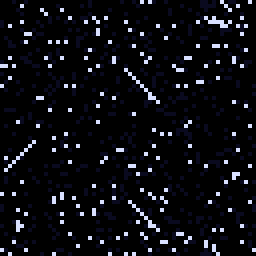
#> input picture src/components/cockpit/tex/grit.png, 64 x 64 px (shown 4 times larger)
$ python canyon-cycle.py ../src/components/cockpit/tex/grit.png
#> lines starting #> are read from the running program, lines starting #| are printed output that depends on the picture; after the words box and inside, x2 and y2 are one past the last pixel; in counts of white or black regions, pixels touching at a corner belong together
"""Turns the About page's canyon (pixel art) into a colour-cycling scene.

    python3 scripts/canyon-cycle.py <canyon.jpeg> [--preview <dir>]

writes public/about/canyon.json: the picture at its pixel-art size as one
palette index per pixel, its 256-colour palette, and the palette's cycling
ranges, which components/about/CycleScene.tsx animates in a WebGL shader the
way Mark Ferrari's scenes were (docs/plans/2026-10-21-canyon-cycle.md). With
--preview, it also plays the cycle here and saves a few frames. Needs OpenCV
(cv2) and numpy.

What moves: ripples drift across the lake and its reflections, the shallows
lap at the shore, sparkles glint on the water, the stars twinkle, the
rocket's porthole pulses and its engine flickers. Each is a run of palette
entries (a range) that the shader rotates; a pixel's index within its range
is its "phase", laid out so the rotation reads as motion: along the ripples,
towards the shore, outwards from the porthole. The rest of the picture is a
palette of its own colours, ordered-dithered.
"""
import base64
import json
import sys
import cv2
import numpy as np

W, H = 640, 357
src = sys.argv[1]
preview = sys.argv[sys.argv.index('--preview') + 1] if '--preview' in sys.argv else None

img = cv2.resize(cv2.imread(src), (W, H), interpolation=cv2.INTER_AREA)
rgb = img[..., ::-1].astype(np.float32)
hsv = cv2.cvtColor(img, cv2.COLOR_BGR2HSV).astype(int)
hh, ss, vv = hsv[..., 0], hsv[..., 1], hsv[..., 2]
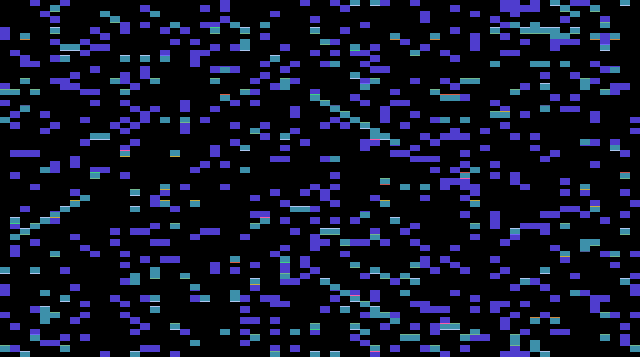
#> hh: shape (357, 640) int64; 13 distinct labels, from 0 to 120; one colour per label, 0 black
#> ss: shape (357, 640) int64; 53 distinct labels, from 0 to 255
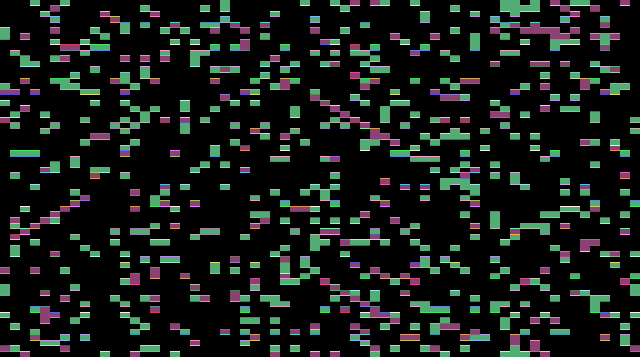
#> vv: shape (357, 640) int64; 112 distinct labels, from 0 to 255; one colour per label, 0 black
gray = cv2.cvtColor(img, cv2.COLOR_BGR2GRAY).astype(int)
#> gray: shape (357, 640) int64; 94 distinct labels, from 0 to 225
lum = rgb @ np.array([0.299, 0.587, 0.114], np.float32)
yy, xx = np.mgrid[0:H, 0:W]
BAYER = np.array([[0, 8, 2, 10], [12, 4, 14, 6], [3, 11, 1, 9], [15, 7, 13, 5]], np.float32) / 16 - 0.47
bayer = BAYER[yy % 4, xx % 4]

# ---------- where things move ----------

turq = ((hh >= 78) & (hh <= 102) & (ss > 70) & (vv > 110)).astype(np.uint8)
#> turq: shape (357, 640); every value is 0
n, lab, st, _ = cv2.connectedComponentsWithStats(turq)
#> lab: shape (357, 640) int32; every value is 0
#> n = 1; st = [[0, 0, 640, 357, 228480]]
water = np.isin(lab, [i for i in range(1, n) if st[i, 4] > 300]).astype(np.uint8)
lake = cv2.morphologyEx(water, cv2.MORPH_CLOSE, cv2.getStructuringElement(cv2.MORPH_ELLIPSE, (9, 9)))
cs, _ = cv2.findContours(lake, cv2.RETR_EXTERNAL, cv2.CHAIN_APPROX_NONE)
#> cs = []
lake = np.zeros_like(lake)
cv2.drawContours(lake, [c for c in cs if cv2.contourArea(c) > 300], -1, 1, -1)
# the rocket stands in front of the water: its edges aren't shore
rocket = np.zeros_like(lake)
rocket[105:325, 392:520] = 1
shore = cv2.distanceTransform(((lake | rocket) > 0).astype(np.uint8), cv2.DIST_L2, 5)
inside = lake > 0
bright = (vv > 205) & (ss < 120)
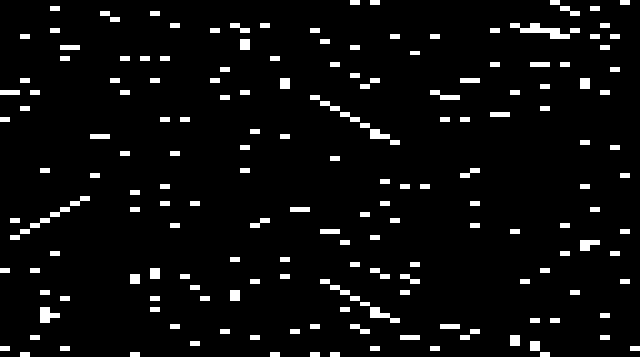
#> bright: shape (357, 640) bool; 5.2% white; 185 white regions, largest, box (x1, y1, x2, y2) and area: (510, 23, 570, 39) 410, (40, 307, 60, 323) 210, (370, 307, 400, 323) 210
shallow = inside & (shore < 7) & ((turq > 0) | bright)
sparkle = inside & bright & ~shallow
ripple = inside & (turq > 0) & ~bright & ~shallow
reflect = inside & (turq == 0) & ~bright & (rocket == 0)

sky = (gray < 75).astype(np.uint8) * 255
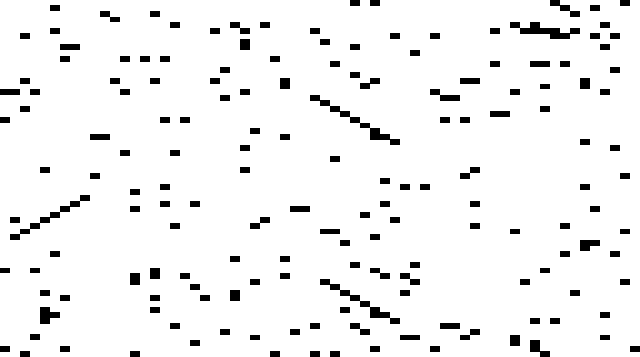
#> sky: shape (357, 640); 94% white; 165 black regions, largest, box (x1, y1, x2, y2) and area: (310, 95, 400, 145) 590, (510, 22, 580, 39) 530, (320, 279, 400, 324) 530
m = np.zeros((H + 2, W + 2), np.uint8)
for x in range(0, W, 4):
    if sky[0, x] == 255:
        cv2.floodFill(sky, m, (x, 0), 128)
skyreach = cv2.morphologyEx((sky == 128).astype(np.uint8), cv2.MORPH_CLOSE, np.ones((5, 5), np.uint8))
# the skyline: the first row of each column with rock in it (the sky's dark reaches into the cliffs' shadows)
rocky = (hh <= 25) & (ss > 90) & (vv > 60)
skyline = np.where(rocky.any(axis=0), rocky.argmax(axis=0), H)
#> skyline = 640 values from 357 to 357
med = cv2.medianBlur(cv2.cvtColor(img, cv2.COLOR_BGR2GRAY), 5).astype(int)
#> med: shape (357, 640) int64; 94 distinct labels, from 0 to 225
cand = ((gray - med > 22) & (gray > 80)).astype(np.uint8)
#> cand: shape (357, 640); values 0 (black) and 1 (white), 1.3% white in thin lines or dots
skyfrac = cv2.blur(skyreach.astype(np.float32), (9, 9))
# (not a bright speck on a cliff's rim: no rock near it)
rock = cv2.dilate(rocky.astype(np.uint8), np.ones((7, 7), np.uint8))
n2, lab2, st2, _ = cv2.connectedComponentsWithStats(cand)
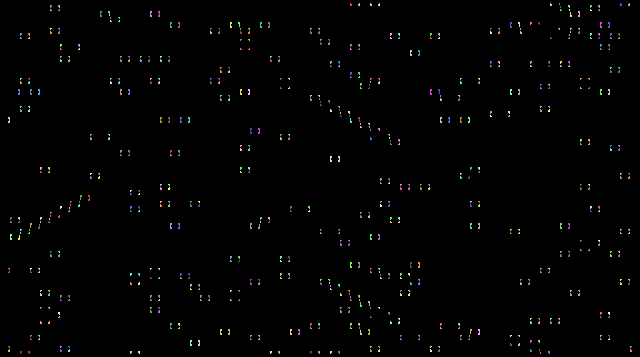
#> lab2: shape (357, 640) int32; 690 distinct labels, from 0 to 689; one colour per label, 0 black
#> n2 = 690; st2 = 690 rows, first 6: [0, 0, 640, 357, 225443], [350, 3, 2, 3, 5], [358, 3, 2, 3, 5], [370, 3, 2, 3, 5], [378, 3, 2, 3, 5], [550, 3, 2, 3, 5]
stars = np.zeros((H, W), bool)
star_id = np.zeros((H, W), int)
for i in range(1, n2):
    x, y, w, h, a = st2[i]
    cx, cy = x + w // 2, y + h // 2
    if a <= 6 and skyfrac[cy, cx] > 0.75 and cy < skyline[cx] - 3 and not rock[cy, cx]:
        stars |= lab2 == i
        star_id[lab2 == i] = i
#> this loop made 689 passes
#> (x, y, w, h, a, cx, cy) on passes 1 to 3: (350, 3, 2, 3, 5, 351, 4), (358, 3, 2, 3, 5, 359, 4), (370, 3, 2, 3, 5, 371, 4)
#> star_id: shape (357, 640) int64; every value is 0

pd = np.hypot(xx - 435, yy - 188)
porthole = (pd < 13) & (((hh >= 75) & (hh <= 105) & (ss > 40) & (vv > 140)) | ((vv > 230) & (ss < 60)))
#> porthole: shape (357, 640) bool; 0.02% white; 1 white region, box (x1, y1, x2, y2) and area: (423, 184, 430, 189) 35
ed = np.hypot(xx - 456, (yy - 309) * 1.4)
engine = (ed < 13) & (vv > 190) & (hh >= 5) & (hh <= 35)

# ---------- the cycling ranges ----------
# Each: its pixels, how many tiers of brightness (each a range of K colours),
# the colours of a tier's range (from the tier's own colour), each pixel's
# phase, and how fast it turns (palette steps a second; blended in between).

def wave(k, amp):
    return lambda base, j: base * (1 + amp * np.sin(2 * np.pi * j / k))

def towards(colour, weights):
    return lambda base, j: base + (np.array(colour, np.float32) - base) * weights[j]

ripple_phase = np.floor(xx / 3 + 2.5 * np.sin(yy * 0.55) + 1.5 * np.sin(yy * 1.7 + xx * 0.05))
sparkle_ids = cv2.connectedComponents(sparkle.astype(np.uint8))[1]
RANGES = [
    # name, mask, tiers, K, palette(base, j), phase, rate
    ('ripples', ripple, 3, 8, wave(8, 0.07), ripple_phase, 3.0),
    ('reflections', reflect, 4, 8, wave(8, 0.06), np.floor(xx / 4 + 3 * np.sin(yy * 0.4)), 2.2),
    ('shallows', shallow, 3, 8, towards((236, 255, 252), [0, 0, 0.06, 0.2, 0.45, 0.2, 0.06, -0.06]), -np.floor(shore), 2.4),
    ('sparkles', sparkle, 1, 8, towards((255, 252, 230), [0.15, 0.55, 1.0, 0.55, 0.15, -0.25, -0.35, -0.25]), sparkle_ids * 3 + xx // 2, 4.5),
    ('stars', stars, 2, 8, towards((22, 18, 44), [0, 0, 0, 0.15, 0.55, 0.8, 0.55, 0.15]), star_id * 5 % 8, 1.6),
    ('porthole', porthole, 2, 8, towards((255, 255, 255), [0, 0.1, 0.3, 0.55, 0.3, 0.1, 0, -0.08]), np.floor(pd * 0.6), 2.6),
    ('engine', engine, 1, 8, towards((255, 248, 220), [0.32, 0.22, 0.28, 0.12, 0.24, 0.34, 0.16, 0.26]), np.floor(ed * 0.6), 7.0),
]

index = np.zeros((H, W), np.int32)
palette = []
ranges = []
animated = np.zeros((H, W), bool)
for name, mask, tiers, k, pal, phase, rate in RANGES:
    mask = mask & ~animated
    animated |= mask
    if not mask.any():
        continue
    # tiers: its own colours (clustered, darkest first), their edges dithered
    if tiers > 1:
        _, _, cc = cv2.kmeans(rgb[mask], tiers, None, (cv2.TERM_CRITERIA_EPS + cv2.TERM_CRITERIA_MAX_ITER, 30, 0.5), 3, cv2.KMEANS_PP_CENTERS)
        cc = cc[np.argsort(cc @ np.array([0.299, 0.587, 0.114], np.float32))]
        d = ((rgb[..., None, :] + bayer[..., None, None] * 18 - cc[None, None]) ** 2).sum(-1)
        tier = d.argmin(-1)
    else:
        cc = rgb[mask].mean(axis=0)[None]
        tier = np.zeros((H, W), int)
    for t in range(tiers):
        base = cc[t]
        start = len(palette)
        for j in range(k):
            palette.append(np.clip(pal(base, j), 0, 255))
        ranges.append({'name': f'{name}{t}', 'start': start, 'length': k, 'rate': rate, 'blend': True})
        px = mask & (tier == t)
        index[px] = start + (phase[px].astype(int) % k)
#> this loop made 7 passes
#> (name, tiers, rate, cc) on pass 6: ('porthole', 2, 2.6, [[200, 207, 235], [217, 224, 255]])
#> (name, tiers, rate) on passes 1, 2, 3, 4, 5, 7: ('ripples', 3, 3), ('reflections', 4, 2.2), ('shallows', 3, 2.4), ('sparkles', 1, 4.5), ('stars', 2, 1.6), ('engine', 1, 7)
#> index: shape (357, 640) int32; 10 distinct labels, from 0 to 15
#> after the loop, palette = 16 items, first 6: [200, 207, 235], [205.5, 211.8, 237], [216.5, 221.4, 241], [230.2, 233.4, 246], [216.5, 221.4, 241], [205.5, 211.8, 237]; ranges = 2 items

# ---------- the rest: its own colours, ordered-dithered ----------

static = ~animated
STATIC = 256 - len(palette)
#> STATIC = 240
lab_img = cv2.cvtColor(img, cv2.COLOR_BGR2LAB).astype(np.float32)
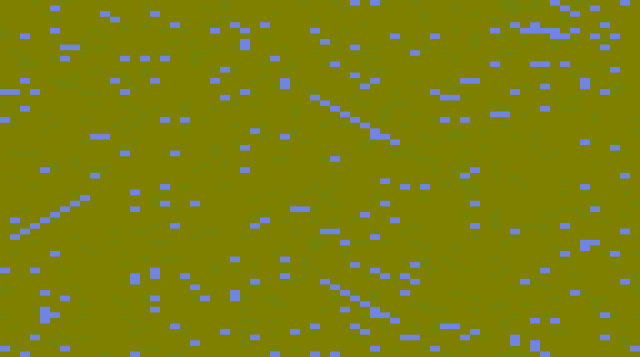
#> lab_img: shape (357, 640, 3) float32; mean B, G, R 14.2, 128.7, 125.7
samples = lab_img[static]
crit = (cv2.TERM_CRITERIA_EPS + cv2.TERM_CRITERIA_MAX_ITER, 40, 0.2)
#> crit = (3, 40, 0.2)
cv2.setRNGSeed(7)
_, _, centres = cv2.kmeans(samples, STATIC, None, crit, 3, cv2.KMEANS_PP_CENTERS)
#> centres = 240 rows, first 8: [0, 128, 128], [228, 132, 112], [118, 130, 119], [9, 132, 116], [173, 130, 116], [68, 129, 122], [200, 131, 114], [35, 129, 124]
cent_rgb = cv2.cvtColor(centres.reshape(1, -1, 3).astype(np.uint8), cv2.COLOR_LAB2BGR)[0][:, ::-1].astype(np.float32)
#> cent_rgb = 240 rows, first 8: [0, 0, 0], [217, 224, 255], [105, 109, 125], [9, 11, 30], [158, 165, 187], [60, 63, 72], [187, 193, 220], [34, 35, 41]
target = (rgb + bayer[..., None] * 14)[static]
best = np.zeros(len(target), int)
for i in range(0, len(target), 20000):
    d = ((target[i:i + 20000, None, :] - cent_rgb[None]) ** 2).sum(-1)
    best[i:i + 20000] = d.argmin(1)
#> this loop made 12 passes
#> i on passes 2 to 12: 20000, 40000, 60000, 80000, 100000, 120000, 140000, 160000, 180000, 200000, 220000
s0 = len(palette)
#> s0 = 16
palette.extend(cent_rgb)
index[static] = s0 + best
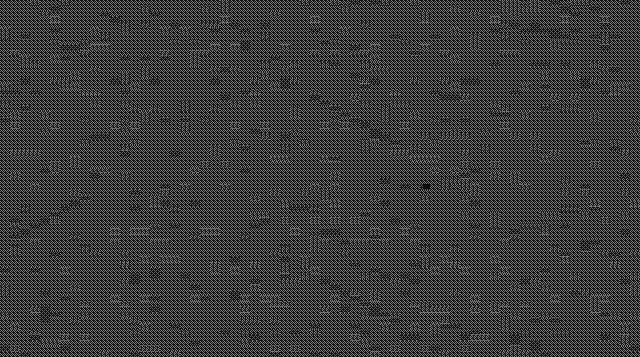
#> index: shape (357, 640) int32; min 4, max 136, mean 59.8

palette = np.array(palette).round().astype(np.uint8)
#> palette = 256 rows, first 8: [200, 207, 235], [206, 212, 237], [217, 221, 241], [230, 233, 246], [217, 221, 241], [206, 212, 237], [200, 207, 235], [196, 203, 233]
assert len(palette) == 256, len(palette)
out = {
    'width': W,
    'height': H,
    'palette': base64.b64encode(palette.tobytes()).decode(),
    'index': base64.b64encode(index.astype(np.uint8).tobytes()).decode(),
    'ranges': [{k: r[k] for k in ('start', 'length', 'rate', 'blend')} | {'name': r['name']} for r in ranges],
}
with open('public/about/canyon.json', 'w') as f:
    json.dump(out, f, separators=(',', ':'))
print(len(ranges), 'ranges,', s0, 'cycling colours,', STATIC, 'still ones')
#| 2 ranges, 16 cycling colours, 240 still ones

if preview:
    pal = palette.astype(np.float32)

    def frame(t):
        p = pal.copy()
        for r in ranges:
            s, k = r['start'], r['length']
            shift = t * r['rate']
            j = np.arange(k)
            q = (j - shift) % k
            i0 = np.floor(q).astype(int)
            f = (q - i0)[:, None]
            p[s:s + k] = pal[s + i0] * (1 - f) + pal[s + (i0 + 1) % k] * f
        return p[index].astype(np.uint8)[..., ::-1]

    for t in (0, 0.33, 0.66, 1.0, 1.33):
        cv2.imwrite(f'{preview}/frame-{t:.2f}.png', frame(t))
